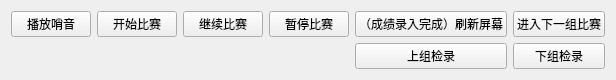
  <widget class="QWidget" name="gridLayoutWidget_2">
   <property name="geometry">
    <rect>
     <x>310</x>
     <y>10</y>
     <width>576</width>
     <height>61</height>
    </rect>
   </property>
   <layout class="QGridLayout" name="gridLayout_2">
    <item row="0" column="2">
     <widget class="QPushButton" name="ContinueBtn">
      <property name="text">
       <string>继续比赛</string>
      </property>
     </widget>
    </item>
    <item row="0" column="3">
     <widget class="QPushButton" name="StopBtn">
      <property name="text">
       <string>暂停比赛</string>
      </property>
     </widget>
    </item>
    <item row="0" column="1">
     <widget class="QPushButton" name="StartBtn">
      <property name="text">
       <string>开始比赛</string>
      </property>
     </widget>
    </item>
    <item row="0" column="0">
     <widget class="QPushButton" name="Whistle">
      <property name="text">
       <string>播放哨音</string>
      </property>
     </widget>
    </item>
    <item row="0" column="5">
     <widget class="QPushButton" name="Next">
      <property name="text">
       <string>进入下一组比赛</string>
      </property>
     </widget>
    </item>
    <item row="0" column="4">
     <widget class="QPushButton" name="Refresh">
      <property name="text">
       <string>（成绩录入完成）刷新屏幕</string>
      </property>
     </widget>
    </item>
    <item row="1" column="5">
     <widget class="QPushButton" name="NextLoad">
      <property name="text">
       <string>下组检录</string>
      </property>
     </widget>
    </item>
    <item row="1" column="4">
     <widget class="QPushButton" name="LastLoad">
      <property name="text">
       <string>上组检录</string>
      </property>
     </widget>
    </item>
   </layout>
  </widget>
